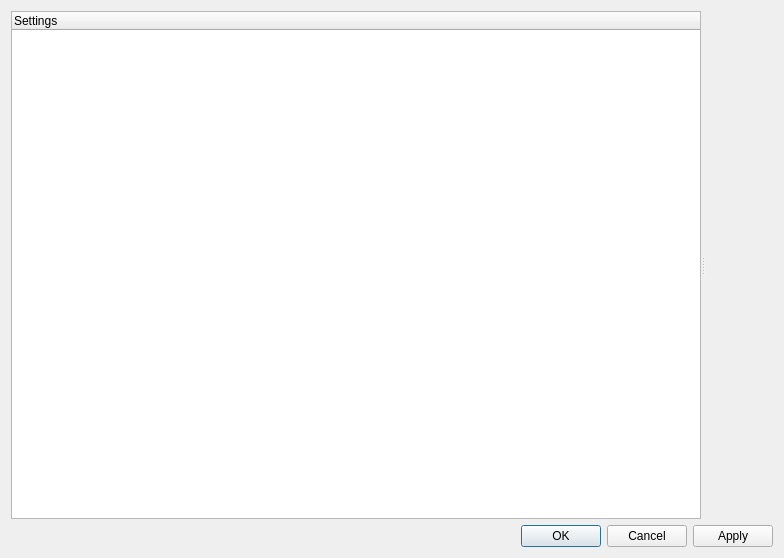
<ui version="4.0" >
 <class>SettingsDlg</class>
 <widget class="QDialog" name="SettingsDlg" >
  <property name="geometry" >
   <rect>
    <x>0</x>
    <y>0</y>
    <width>784</width>
    <height>558</height>
   </rect>
  </property>
  <property name="windowTitle" >
   <string>Dialog</string>
  </property>
  <layout class="QVBoxLayout" >
   <item>
    <widget class="QSplitter" name="splitter" >
     <property name="orientation" >
      <enum>Qt::Horizontal</enum>
     </property>
     <widget class="QTreeWidget" name="settingsTree" >
      <property name="sizePolicy" >
       <sizepolicy vsizetype="Expanding" hsizetype="MinimumExpanding" >
        <horstretch>0</horstretch>
        <verstretch>0</verstretch>
       </sizepolicy>
      </property>
      <column>
       <property name="text" >
        <string>Settings</string>
       </property>
      </column>
     </widget>
     <widget class="QScrollArea" name="settingsFrame" >
      <property name="sizePolicy" >
       <sizepolicy vsizetype="Preferred" hsizetype="MinimumExpanding" >
        <horstretch>0</horstretch>
        <verstretch>0</verstretch>
       </sizepolicy>
      </property>
      <property name="frameShape" >
       <enum>QFrame::NoFrame</enum>
      </property>
      <property name="frameShadow" >
       <enum>QFrame::Plain</enum>
      </property>
      <layout class="QVBoxLayout" >
       <item>
        <widget class="QStackedWidget" name="settingsStack" >
         <property name="sizePolicy" >
          <sizepolicy vsizetype="Preferred" hsizetype="MinimumExpanding" >
           <horstretch>0</horstretch>
           <verstretch>0</verstretch>
          </sizepolicy>
         </property>
         <widget class="QWidget" name="page" />
        </widget>
       </item>
      </layout>
     </widget>
    </widget>
   </item>
   <item>
    <widget class="QDialogButtonBox" name="buttonBox" >
     <property name="orientation" >
      <enum>Qt::Horizontal</enum>
     </property>
     <property name="standardButtons" >
      <set>QDialogButtonBox::Apply|QDialogButtonBox::Cancel|QDialogButtonBox::NoButton|QDialogButtonBox::Ok</set>
     </property>
    </widget>
   </item>
  </layout>
 </widget>
 <customwidgets>
  <customwidget>
   <class>QScrollArea</class>
   <extends>QFrame</extends>
   <header>QScrollArea</header>
   <container>1</container>
  </customwidget>
 </customwidgets>
 <resources/>
 <connections>
  <connection>
   <sender>buttonBox</sender>
   <signal>accepted()</signal>
   <receiver>SettingsDlg</receiver>
   <slot>accept()</slot>
   <hints>
    <hint type="sourcelabel" >
     <x>248</x>
     <y>254</y>
    </hint>
    <hint type="destinationlabel" >
     <x>157</x>
     <y>274</y>
    </hint>
   </hints>
  </connection>
  <connection>
   <sender>buttonBox</sender>
   <signal>rejected()</signal>
   <receiver>SettingsDlg</receiver>
   <slot>reject()</slot>
   <hints>
    <hint type="sourcelabel" >
     <x>316</x>
     <y>260</y>
    </hint>
    <hint type="destinationlabel" >
     <x>286</x>
     <y>274</y>
    </hint>
   </hints>
  </connection>
 </connections>
</ui>
